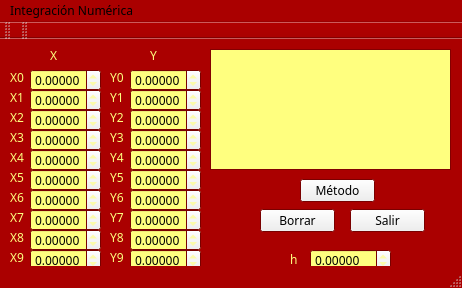
<?xml version="1.0" encoding="UTF-8"?>
<ui version="4.0">
 <class>Integracion</class>
 <widget class="QMainWindow" name="Integracion">
  <property name="geometry">
   <rect>
    <x>0</x>
    <y>0</y>
    <width>462</width>
    <height>288</height>
   </rect>
  </property>
  <property name="palette">
   <palette>
    <active>
     <colorrole role="WindowText">
      <brush brushstyle="SolidPattern">
       <color alpha="255">
        <red>255</red>
        <green>255</green>
        <blue>127</blue>
       </color>
      </brush>
     </colorrole>
     <colorrole role="Light">
      <brush brushstyle="SolidPattern">
       <color alpha="255">
        <red>255</red>
        <green>255</green>
        <blue>127</blue>
       </color>
      </brush>
     </colorrole>
     <colorrole role="BrightText">
      <brush brushstyle="SolidPattern">
       <color alpha="255">
        <red>255</red>
        <green>255</green>
        <blue>127</blue>
       </color>
      </brush>
     </colorrole>
     <colorrole role="Base">
      <brush brushstyle="SolidPattern">
       <color alpha="255">
        <red>255</red>
        <green>255</green>
        <blue>127</blue>
       </color>
      </brush>
     </colorrole>
     <colorrole role="Window">
      <brush brushstyle="SolidPattern">
       <color alpha="255">
        <red>170</red>
        <green>0</green>
        <blue>0</blue>
       </color>
      </brush>
     </colorrole>
    </active>
    <inactive>
     <colorrole role="WindowText">
      <brush brushstyle="SolidPattern">
       <color alpha="255">
        <red>255</red>
        <green>255</green>
        <blue>127</blue>
       </color>
      </brush>
     </colorrole>
     <colorrole role="Light">
      <brush brushstyle="SolidPattern">
       <color alpha="255">
        <red>255</red>
        <green>255</green>
        <blue>127</blue>
       </color>
      </brush>
     </colorrole>
     <colorrole role="BrightText">
      <brush brushstyle="SolidPattern">
       <color alpha="255">
        <red>255</red>
        <green>255</green>
        <blue>127</blue>
       </color>
      </brush>
     </colorrole>
     <colorrole role="Base">
      <brush brushstyle="SolidPattern">
       <color alpha="255">
        <red>255</red>
        <green>255</green>
        <blue>127</blue>
       </color>
      </brush>
     </colorrole>
     <colorrole role="Window">
      <brush brushstyle="SolidPattern">
       <color alpha="255">
        <red>170</red>
        <green>0</green>
        <blue>0</blue>
       </color>
      </brush>
     </colorrole>
    </inactive>
    <disabled>
     <colorrole role="WindowText">
      <brush brushstyle="SolidPattern">
       <color alpha="255">
        <red>120</red>
        <green>120</green>
        <blue>120</blue>
       </color>
      </brush>
     </colorrole>
     <colorrole role="Light">
      <brush brushstyle="SolidPattern">
       <color alpha="255">
        <red>255</red>
        <green>255</green>
        <blue>127</blue>
       </color>
      </brush>
     </colorrole>
     <colorrole role="BrightText">
      <brush brushstyle="SolidPattern">
       <color alpha="255">
        <red>255</red>
        <green>255</green>
        <blue>127</blue>
       </color>
      </brush>
     </colorrole>
     <colorrole role="Base">
      <brush brushstyle="SolidPattern">
       <color alpha="255">
        <red>170</red>
        <green>0</green>
        <blue>0</blue>
       </color>
      </brush>
     </colorrole>
     <colorrole role="Window">
      <brush brushstyle="SolidPattern">
       <color alpha="255">
        <red>170</red>
        <green>0</green>
        <blue>0</blue>
       </color>
      </brush>
     </colorrole>
    </disabled>
   </palette>
  </property>
  <property name="font">
   <font>
    <family>MV Boli</family>
   </font>
  </property>
  <property name="cursor">
   <cursorShape>IBeamCursor</cursorShape>
  </property>
  <property name="windowTitle">
   <string>Integracion</string>
  </property>
  <widget class="QWidget" name="centralWidget">
   <widget class="QDoubleSpinBox" name="X6">
    <property name="geometry">
     <rect>
      <x>30</x>
      <y>150</y>
      <width>71</width>
      <height>22</height>
     </rect>
    </property>
    <property name="cursor">
     <cursorShape>IBeamCursor</cursorShape>
    </property>
    <property name="decimals">
     <number>5</number>
    </property>
    <property name="minimum">
     <double>-99.989999999999995</double>
    </property>
   </widget>
   <widget class="QDoubleSpinBox" name="Y4">
    <property name="geometry">
     <rect>
      <x>130</x>
      <y>110</y>
      <width>71</width>
      <height>22</height>
     </rect>
    </property>
    <property name="cursor">
     <cursorShape>IBeamCursor</cursorShape>
    </property>
    <property name="decimals">
     <number>5</number>
    </property>
    <property name="minimum">
     <double>-99.989999999999995</double>
    </property>
   </widget>
   <widget class="QLabel" name="label_20">
    <property name="geometry">
     <rect>
      <x>110</x>
      <y>170</y>
      <width>21</width>
      <height>16</height>
     </rect>
    </property>
    <property name="text">
     <string>Y7</string>
    </property>
   </widget>
   <widget class="QDoubleSpinBox" name="X4">
    <property name="geometry">
     <rect>
      <x>30</x>
      <y>110</y>
      <width>71</width>
      <height>22</height>
     </rect>
    </property>
    <property name="cursor">
     <cursorShape>IBeamCursor</cursorShape>
    </property>
    <property name="decimals">
     <number>5</number>
    </property>
    <property name="minimum">
     <double>-99.989999999999995</double>
    </property>
   </widget>
   <widget class="QLabel" name="label_10">
    <property name="geometry">
     <rect>
      <x>10</x>
      <y>150</y>
      <width>21</width>
      <height>16</height>
     </rect>
    </property>
    <property name="text">
     <string>X6</string>
    </property>
   </widget>
   <widget class="QDoubleSpinBox" name="Y9">
    <property name="geometry">
     <rect>
      <x>130</x>
      <y>210</y>
      <width>71</width>
      <height>22</height>
     </rect>
    </property>
    <property name="cursor">
     <cursorShape>IBeamCursor</cursorShape>
    </property>
    <property name="decimals">
     <number>5</number>
    </property>
    <property name="minimum">
     <double>-99.989999999999995</double>
    </property>
   </widget>
   <widget class="QLabel" name="label">
    <property name="geometry">
     <rect>
      <x>50</x>
      <y>10</y>
      <width>47</width>
      <height>13</height>
     </rect>
    </property>
    <property name="text">
     <string>X</string>
    </property>
   </widget>
   <widget class="QLabel" name="label_18">
    <property name="geometry">
     <rect>
      <x>110</x>
      <y>90</y>
      <width>21</width>
      <height>16</height>
     </rect>
    </property>
    <property name="text">
     <string>Y3</string>
    </property>
   </widget>
   <widget class="QLabel" name="label_26">
    <property name="geometry">
     <rect>
      <x>10</x>
      <y>30</y>
      <width>21</width>
      <height>16</height>
     </rect>
    </property>
    <property name="text">
     <string>X0</string>
    </property>
   </widget>
   <widget class="QLabel" name="label_3">
    <property name="geometry">
     <rect>
      <x>290</x>
      <y>210</y>
      <width>41</width>
      <height>21</height>
     </rect>
    </property>
    <property name="text">
     <string>h</string>
    </property>
   </widget>
   <widget class="QDoubleSpinBox" name="Y3">
    <property name="geometry">
     <rect>
      <x>130</x>
      <y>90</y>
      <width>71</width>
      <height>22</height>
     </rect>
    </property>
    <property name="cursor">
     <cursorShape>IBeamCursor</cursorShape>
    </property>
    <property name="decimals">
     <number>5</number>
    </property>
    <property name="minimum">
     <double>-99.989999999999995</double>
    </property>
   </widget>
   <widget class="QLabel" name="label_5">
    <property name="geometry">
     <rect>
      <x>10</x>
      <y>130</y>
      <width>21</width>
      <height>16</height>
     </rect>
    </property>
    <property name="text">
     <string>X5</string>
    </property>
   </widget>
   <widget class="QTextEdit" name="textEdit">
    <property name="geometry">
     <rect>
      <x>210</x>
      <y>10</y>
      <width>241</width>
      <height>121</height>
     </rect>
    </property>
   </widget>
   <widget class="QDoubleSpinBox" name="Y2">
    <property name="geometry">
     <rect>
      <x>130</x>
      <y>70</y>
      <width>71</width>
      <height>22</height>
     </rect>
    </property>
    <property name="cursor">
     <cursorShape>IBeamCursor</cursorShape>
    </property>
    <property name="decimals">
     <number>5</number>
    </property>
    <property name="minimum">
     <double>-99.989999999999995</double>
    </property>
   </widget>
   <widget class="QLabel" name="label_19">
    <property name="geometry">
     <rect>
      <x>110</x>
      <y>190</y>
      <width>21</width>
      <height>16</height>
     </rect>
    </property>
    <property name="text">
     <string>Y8</string>
    </property>
   </widget>
   <widget class="QPushButton" name="borrar">
    <property name="geometry">
     <rect>
      <x>260</x>
      <y>170</y>
      <width>75</width>
      <height>23</height>
     </rect>
    </property>
    <property name="text">
     <string>Borrar</string>
    </property>
   </widget>
   <widget class="QDoubleSpinBox" name="X8">
    <property name="geometry">
     <rect>
      <x>30</x>
      <y>190</y>
      <width>71</width>
      <height>22</height>
     </rect>
    </property>
    <property name="cursor">
     <cursorShape>IBeamCursor</cursorShape>
    </property>
    <property name="decimals">
     <number>5</number>
    </property>
    <property name="minimum">
     <double>-99.989999999999995</double>
    </property>
   </widget>
   <widget class="QLabel" name="label_7">
    <property name="geometry">
     <rect>
      <x>10</x>
      <y>90</y>
      <width>21</width>
      <height>16</height>
     </rect>
    </property>
    <property name="text">
     <string>X3</string>
    </property>
   </widget>
   <widget class="QLabel" name="label_11">
    <property name="geometry">
     <rect>
      <x>10</x>
      <y>170</y>
      <width>21</width>
      <height>16</height>
     </rect>
    </property>
    <property name="text">
     <string>X7</string>
    </property>
   </widget>
   <widget class="QDoubleSpinBox" name="X2">
    <property name="geometry">
     <rect>
      <x>30</x>
      <y>70</y>
      <width>71</width>
      <height>22</height>
     </rect>
    </property>
    <property name="cursor">
     <cursorShape>IBeamCursor</cursorShape>
    </property>
    <property name="decimals">
     <number>5</number>
    </property>
    <property name="minimum">
     <double>-99.989999999999995</double>
    </property>
   </widget>
   <widget class="QLabel" name="label_17">
    <property name="geometry">
     <rect>
      <x>110</x>
      <y>150</y>
      <width>21</width>
      <height>16</height>
     </rect>
    </property>
    <property name="text">
     <string>Y6</string>
    </property>
   </widget>
   <widget class="QDoubleSpinBox" name="Y8">
    <property name="geometry">
     <rect>
      <x>130</x>
      <y>190</y>
      <width>71</width>
      <height>22</height>
     </rect>
    </property>
    <property name="cursor">
     <cursorShape>IBeamCursor</cursorShape>
    </property>
    <property name="decimals">
     <number>5</number>
    </property>
    <property name="minimum">
     <double>-99.989999999999995</double>
    </property>
   </widget>
   <widget class="QDoubleSpinBox" name="X5">
    <property name="geometry">
     <rect>
      <x>30</x>
      <y>130</y>
      <width>71</width>
      <height>22</height>
     </rect>
    </property>
    <property name="cursor">
     <cursorShape>IBeamCursor</cursorShape>
    </property>
    <property name="decimals">
     <number>5</number>
    </property>
    <property name="minimum">
     <double>-99.989999999999995</double>
    </property>
   </widget>
   <widget class="QDoubleSpinBox" name="Y1">
    <property name="geometry">
     <rect>
      <x>130</x>
      <y>50</y>
      <width>71</width>
      <height>22</height>
     </rect>
    </property>
    <property name="cursor">
     <cursorShape>IBeamCursor</cursorShape>
    </property>
    <property name="decimals">
     <number>5</number>
    </property>
    <property name="minimum">
     <double>-99.989999999999995</double>
    </property>
   </widget>
   <widget class="QLabel" name="label_12">
    <property name="geometry">
     <rect>
      <x>10</x>
      <y>190</y>
      <width>21</width>
      <height>16</height>
     </rect>
    </property>
    <property name="text">
     <string>X8</string>
    </property>
   </widget>
   <widget class="QLabel" name="label_2">
    <property name="geometry">
     <rect>
      <x>150</x>
      <y>10</y>
      <width>47</width>
      <height>13</height>
     </rect>
    </property>
    <property name="text">
     <string>Y</string>
    </property>
   </widget>
   <widget class="QLabel" name="label_14">
    <property name="geometry">
     <rect>
      <x>110</x>
      <y>110</y>
      <width>21</width>
      <height>16</height>
     </rect>
    </property>
    <property name="text">
     <string>Y4</string>
    </property>
   </widget>
   <widget class="QDoubleSpinBox" name="Y0">
    <property name="geometry">
     <rect>
      <x>130</x>
      <y>30</y>
      <width>71</width>
      <height>22</height>
     </rect>
    </property>
    <property name="cursor">
     <cursorShape>IBeamCursor</cursorShape>
    </property>
    <property name="decimals">
     <number>5</number>
    </property>
    <property name="minimum">
     <double>-99.989999999999995</double>
    </property>
   </widget>
   <widget class="QLabel" name="label_15">
    <property name="geometry">
     <rect>
      <x>110</x>
      <y>50</y>
      <width>21</width>
      <height>16</height>
     </rect>
    </property>
    <property name="text">
     <string>Y1</string>
    </property>
   </widget>
   <widget class="QDoubleSpinBox" name="X7">
    <property name="geometry">
     <rect>
      <x>30</x>
      <y>170</y>
      <width>71</width>
      <height>22</height>
     </rect>
    </property>
    <property name="cursor">
     <cursorShape>IBeamCursor</cursorShape>
    </property>
    <property name="decimals">
     <number>5</number>
    </property>
    <property name="minimum">
     <double>-99.989999999999995</double>
    </property>
   </widget>
   <widget class="QLabel" name="label_9">
    <property name="geometry">
     <rect>
      <x>10</x>
      <y>50</y>
      <width>21</width>
      <height>16</height>
     </rect>
    </property>
    <property name="text">
     <string>X1</string>
    </property>
   </widget>
   <widget class="QDoubleSpinBox" name="X1_2">
    <property name="geometry">
     <rect>
      <x>30</x>
      <y>30</y>
      <width>71</width>
      <height>22</height>
     </rect>
    </property>
    <property name="cursor">
     <cursorShape>IBeamCursor</cursorShape>
    </property>
    <property name="decimals">
     <number>5</number>
    </property>
    <property name="minimum">
     <double>-99.989999999999995</double>
    </property>
   </widget>
   <widget class="QLabel" name="label_16">
    <property name="geometry">
     <rect>
      <x>110</x>
      <y>70</y>
      <width>21</width>
      <height>16</height>
     </rect>
    </property>
    <property name="text">
     <string>Y2</string>
    </property>
   </widget>
   <widget class="QLabel" name="label_21">
    <property name="geometry">
     <rect>
      <x>110</x>
      <y>130</y>
      <width>21</width>
      <height>16</height>
     </rect>
    </property>
    <property name="text">
     <string>Y5</string>
    </property>
   </widget>
   <widget class="QDoubleSpinBox" name="Y5">
    <property name="geometry">
     <rect>
      <x>130</x>
      <y>130</y>
      <width>71</width>
      <height>22</height>
     </rect>
    </property>
    <property name="cursor">
     <cursorShape>IBeamCursor</cursorShape>
    </property>
    <property name="decimals">
     <number>5</number>
    </property>
    <property name="minimum">
     <double>-99.989999999999995</double>
    </property>
   </widget>
   <widget class="QDoubleSpinBox" name="X1">
    <property name="geometry">
     <rect>
      <x>30</x>
      <y>50</y>
      <width>71</width>
      <height>22</height>
     </rect>
    </property>
    <property name="cursor">
     <cursorShape>IBeamCursor</cursorShape>
    </property>
    <property name="decimals">
     <number>5</number>
    </property>
    <property name="minimum">
     <double>-99.989999999999995</double>
    </property>
   </widget>
   <widget class="QPushButton" name="salir">
    <property name="geometry">
     <rect>
      <x>350</x>
      <y>170</y>
      <width>75</width>
      <height>23</height>
     </rect>
    </property>
    <property name="text">
     <string>Salir</string>
    </property>
   </widget>
   <widget class="QLabel" name="label_6">
    <property name="geometry">
     <rect>
      <x>10</x>
      <y>110</y>
      <width>21</width>
      <height>16</height>
     </rect>
    </property>
    <property name="text">
     <string>X4</string>
    </property>
   </widget>
   <widget class="QDoubleSpinBox" name="X9">
    <property name="geometry">
     <rect>
      <x>30</x>
      <y>210</y>
      <width>71</width>
      <height>22</height>
     </rect>
    </property>
    <property name="cursor">
     <cursorShape>IBeamCursor</cursorShape>
    </property>
    <property name="decimals">
     <number>5</number>
    </property>
    <property name="minimum">
     <double>-99.989999999999995</double>
    </property>
   </widget>
   <widget class="QDoubleSpinBox" name="Y6">
    <property name="geometry">
     <rect>
      <x>130</x>
      <y>150</y>
      <width>71</width>
      <height>22</height>
     </rect>
    </property>
    <property name="cursor">
     <cursorShape>IBeamCursor</cursorShape>
    </property>
    <property name="decimals">
     <number>5</number>
    </property>
    <property name="minimum">
     <double>-99.989999999999995</double>
    </property>
   </widget>
   <widget class="QPushButton" name="metodo">
    <property name="geometry">
     <rect>
      <x>300</x>
      <y>140</y>
      <width>75</width>
      <height>23</height>
     </rect>
    </property>
    <property name="text">
     <string>Método</string>
    </property>
   </widget>
   <widget class="QDoubleSpinBox" name="h">
    <property name="geometry">
     <rect>
      <x>310</x>
      <y>210</y>
      <width>81</width>
      <height>22</height>
     </rect>
    </property>
    <property name="decimals">
     <number>5</number>
    </property>
    <property name="minimum">
     <double>-99.989999999999995</double>
    </property>
   </widget>
   <widget class="QLabel" name="label_22">
    <property name="geometry">
     <rect>
      <x>110</x>
      <y>210</y>
      <width>21</width>
      <height>16</height>
     </rect>
    </property>
    <property name="text">
     <string>Y9</string>
    </property>
   </widget>
   <widget class="QDoubleSpinBox" name="X3">
    <property name="geometry">
     <rect>
      <x>30</x>
      <y>90</y>
      <width>71</width>
      <height>22</height>
     </rect>
    </property>
    <property name="cursor">
     <cursorShape>IBeamCursor</cursorShape>
    </property>
    <property name="decimals">
     <number>5</number>
    </property>
    <property name="minimum">
     <double>-99.989999999999995</double>
    </property>
   </widget>
   <widget class="QLabel" name="label_8">
    <property name="geometry">
     <rect>
      <x>10</x>
      <y>70</y>
      <width>21</width>
      <height>16</height>
     </rect>
    </property>
    <property name="text">
     <string>X2</string>
    </property>
   </widget>
   <widget class="QLabel" name="label_25">
    <property name="geometry">
     <rect>
      <x>110</x>
      <y>30</y>
      <width>21</width>
      <height>16</height>
     </rect>
    </property>
    <property name="text">
     <string>Y0</string>
    </property>
   </widget>
   <widget class="QDoubleSpinBox" name="Y7">
    <property name="geometry">
     <rect>
      <x>130</x>
      <y>170</y>
      <width>71</width>
      <height>22</height>
     </rect>
    </property>
    <property name="cursor">
     <cursorShape>IBeamCursor</cursorShape>
    </property>
    <property name="decimals">
     <number>5</number>
    </property>
    <property name="minimum">
     <double>-99.989999999999995</double>
    </property>
   </widget>
   <widget class="QLabel" name="label_13">
    <property name="geometry">
     <rect>
      <x>10</x>
      <y>210</y>
      <width>21</width>
      <height>16</height>
     </rect>
    </property>
    <property name="text">
     <string>X9</string>
    </property>
   </widget>
  </widget>
  <widget class="QMenuBar" name="menuBar">
   <property name="geometry">
    <rect>
     <x>0</x>
     <y>0</y>
     <width>462</width>
     <height>23</height>
    </rect>
   </property>
   <widget class="QMenu" name="menuIntegraci_n_Num_rica">
    <property name="title">
     <string>Integración Numérica</string>
    </property>
   </widget>
   <addaction name="menuIntegraci_n_Num_rica"/>
  </widget>
  <widget class="QToolBar" name="mainToolBar">
   <attribute name="toolBarArea">
    <enum>TopToolBarArea</enum>
   </attribute>
   <attribute name="toolBarBreak">
    <bool>false</bool>
   </attribute>
  </widget>
  <widget class="QStatusBar" name="statusBar"/>
  <widget class="QToolBar" name="toolBar">
   <property name="windowTitle">
    <string>toolBar</string>
   </property>
   <attribute name="toolBarArea">
    <enum>TopToolBarArea</enum>
   </attribute>
   <attribute name="toolBarBreak">
    <bool>false</bool>
   </attribute>
  </widget>
 </widget>
 <layoutdefault spacing="6" margin="11"/>
 <resources/>
 <connections/>
</ui>
